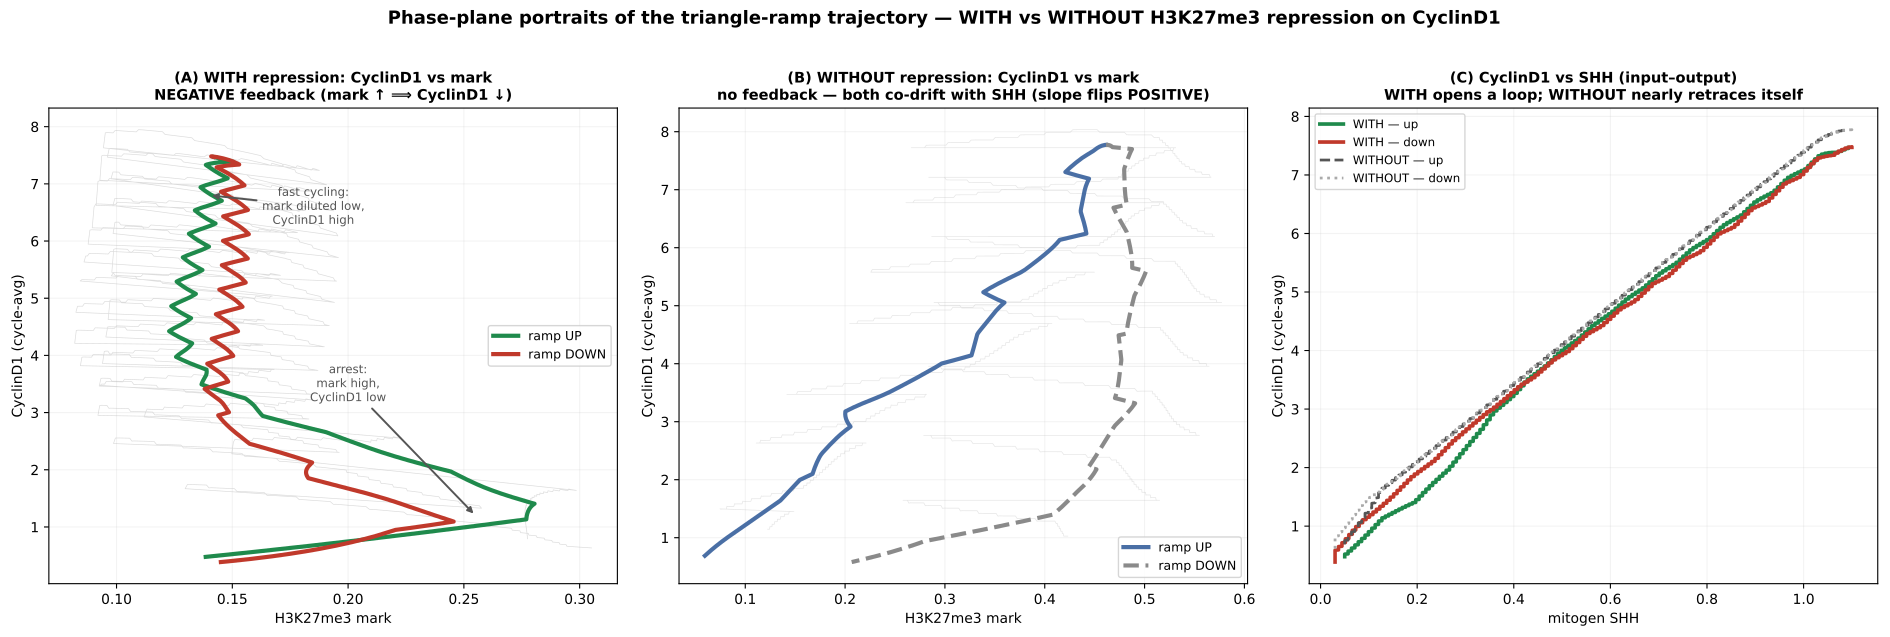

Source code (Python):
"""Phase-plane portraits of the triangle-ramp trajectory, WITH vs WITHOUT H3K27me3 repression on CyclinD1.
Reuses the two cached runs from sim_ramp_hysteresis_trace_control (run that first).

A phase plot draws the trajectory in STATE space (state vs state), not vs time — so the feedback and its
history-dependence show up as the shape of the orbit:
  (A) CyclinD1 vs H3K27me3 mark, WITH repression  -> a NEGATIVELY-sloped orbit (mark down => CyclinD1 up)
       that encloses area = the feedback + its lag.
  (B) CyclinD1 vs H3K27me3 mark, WITHOUT repression -> CyclinD1 is ~independent of the mark (flat cloud):
       the mark still moves, but the arrow from mark to CyclinD1 is cut, so there is no relationship.
  (C) CyclinD1 vs SHH (input-output transfer) for both -> WITH opens a loop, WITHOUT retraces itself.

Run:  ./venv/bin/python simulations/sim_ramp_hysteresis_phaseplot.py
"""
import sys, os
sys.path.insert(0, os.path.dirname(os.path.dirname(os.path.abspath(__file__))))
import numpy as np
import matplotlib
matplotlib.use('Agg')
import matplotlib.pyplot as plt

CACHE = 'simulations/sim_ramp_hysteresis_trace_control_cache.npz'
if not os.path.exists(CACHE):
    sys.exit('run sim_ramp_hysteresis_trace_control.py first (need the cached runs)')
z = np.load(CACHE)
SEL = ['time', 'SHH', 'Cd', 'Mk', 'EZH2', 'mass']
D = {'W': {s: z[f'W_{s}'] for s in SEL}, 'N': {s: z[f'N_{s}'] for s in SEL}}
tt = float(z['D_LEG']) / 60.0
PREEQ = float(z['PREEQ'])


def prep(d):
    T = (d['time'] - PREEQ) / 60.0
    dt = np.median(np.diff(d['time'])); w = max(3, int(1400.0 / dt))
    cav = lambda x: np.convolve(x, np.ones(w) / w, mode='same')
    return T, cav(d['Cd']), cav(d['Mk']), d['Cd'], d['Mk'], d['SHH']


TW, cdW, mkW, rawCdW, rawMkW, shW = prep(D['W'])
TN, cdN, mkN, rawCdN, rawMkN, shN = prep(D['N'])
upW = TW <= tt; upN = TN <= tt

fig, ax = plt.subplots(1, 3, figsize=(19, 6.2))

# (A) Cd vs Mk, WITH repression — the feedback plane
a = ax[0]
a.plot(rawMkW, rawCdW, color='#bbb', lw=0.5, alpha=0.5, zorder=1)                      # raw (fast cell-cycle limit cycles)
a.plot(mkW[upW], cdW[upW], color='#1f8a4c', lw=3, label='ramp UP', zorder=3)
a.plot(mkW[~upW], cdW[~upW], color='#c0392b', lw=3, label='ramp DOWN', zorder=3)
a.annotate('arrest:\nmark high,\nCyclinD1 low', xy=(0.255, 1.2), xytext=(0.20, 3.2),
           fontsize=8.5, color='#555', ha='center', arrowprops=dict(arrowstyle='-|>', color='#555', lw=1.4))
a.annotate('fast cycling:\nmark diluted low,\nCyclinD1 high', xy=(0.14, 6.8), xytext=(0.185, 6.3),
           fontsize=8.5, color='#555', ha='center', arrowprops=dict(arrowstyle='-|>', color='#555', lw=1.4))
a.set_xlabel('H3K27me3 mark'); a.set_ylabel('CyclinD1 (cycle-avg)')
a.set_title('(A) WITH repression: CyclinD1 vs mark\nNEGATIVE feedback (mark ↑ ⟹ CyclinD1 ↓)', fontweight='bold', fontsize=10.5)
a.legend(fontsize=9, loc='center right'); a.grid(alpha=0.15)

# (B) Cd vs Mk, WITHOUT repression — arrow cut
a = ax[1]
a.plot(rawMkN, rawCdN, color='#ccc', lw=0.5, alpha=0.5, zorder=1)
a.plot(mkN[upN], cdN[upN], color='#4a6fa5', lw=3, label='ramp UP', zorder=3)
a.plot(mkN[~upN], cdN[~upN], color='#8a8a8a', lw=3, ls='--', label='ramp DOWN', zorder=3)
a.set_xlabel('H3K27me3 mark'); a.set_ylabel('CyclinD1 (cycle-avg)')
a.set_title('(B) WITHOUT repression: CyclinD1 vs mark\nno feedback — both co-drift with SHH (slope flips POSITIVE)', fontweight='bold', fontsize=10.5)
a.legend(fontsize=9, loc='lower right'); a.grid(alpha=0.15)

# (C) Cd vs SHH — input-output transfer, both conditions
a = ax[2]
a.plot(shW[upW], cdW[upW], color='#1f8a4c', lw=2.6, label='WITH — up')
a.plot(shW[~upW], cdW[~upW], color='#c0392b', lw=2.6, label='WITH — down')
a.plot(shN[upN], cdN[upN], color='#555', lw=2.0, ls='--', label='WITHOUT — up')
a.plot(shN[~upN], cdN[~upN], color='#aaa', lw=2.0, ls=':', label='WITHOUT — down')
a.set_xlabel('mitogen SHH'); a.set_ylabel('CyclinD1 (cycle-avg)')
a.set_title('(C) CyclinD1 vs SHH (input–output)\nWITH opens a loop; WITHOUT nearly retraces itself', fontweight='bold', fontsize=10.5)
a.legend(fontsize=8.5, loc='upper left'); a.grid(alpha=0.15)

fig.suptitle('Phase-plane portraits of the triangle-ramp trajectory — WITH vs WITHOUT H3K27me3 repression on CyclinD1',
             fontsize=13, fontweight='bold', y=1.02)
plt.tight_layout()
plt.savefig('simulations/sim_ramp_hysteresis_phaseplot.png', dpi=150, bbox_inches='tight')
plt.savefig('simulations/sim_ramp_hysteresis_phaseplot.pdf', bbox_inches='tight')
plt.close()
print('Saved sim_ramp_hysteresis_phaseplot.png')
